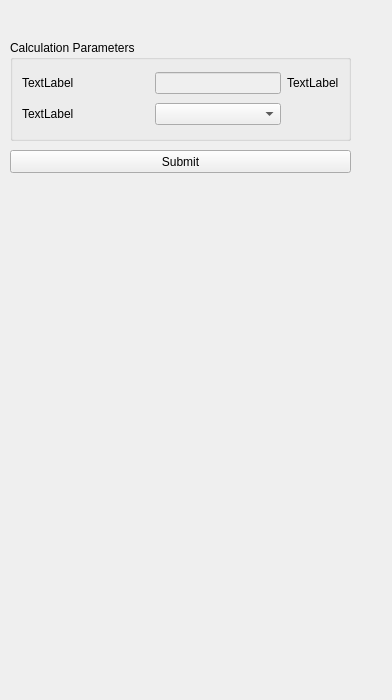
<?xml version="1.0" encoding="UTF-8"?>
<ui version="4.0">
 <class>Form</class>
 <widget class="QWidget" name="Form">
  <property name="enabled">
   <bool>true</bool>
  </property>
  <property name="geometry">
   <rect>
    <x>0</x>
    <y>0</y>
    <width>392</width>
    <height>700</height>
   </rect>
  </property>
  <property name="sizePolicy">
   <sizepolicy hsizetype="Maximum" vsizetype="Maximum">
    <horstretch>0</horstretch>
    <verstretch>0</verstretch>
   </sizepolicy>
  </property>
  <property name="maximumSize">
   <size>
    <width>3200</width>
    <height>5000</height>
   </size>
  </property>
  <property name="windowTitle">
   <string>Form</string>
  </property>
  <widget class="QGroupBox" name="groupBox">
   <property name="geometry">
    <rect>
     <x>10</x>
     <y>40</y>
     <width>341</width>
     <height>101</height>
    </rect>
   </property>
   <property name="sizePolicy">
    <sizepolicy hsizetype="Fixed" vsizetype="Fixed">
     <horstretch>0</horstretch>
     <verstretch>0</verstretch>
    </sizepolicy>
   </property>
   <property name="autoFillBackground">
    <bool>true</bool>
   </property>
   <property name="title">
    <string>Calculation Parameters</string>
   </property>
   <layout class="QHBoxLayout" name="horizontalLayout">
    <item>
     <layout class="QGridLayout" name="gridLayout">
      <item row="0" column="3">
       <widget class="QLabel" name="u1">
        <property name="sizePolicy">
         <sizepolicy hsizetype="Fixed" vsizetype="Preferred">
          <horstretch>0</horstretch>
          <verstretch>0</verstretch>
         </sizepolicy>
        </property>
        <property name="text">
         <string>TextLabel</string>
        </property>
       </widget>
      </item>
      <item row="1" column="2">
       <widget class="QComboBox" name="cb2">
        <property name="sizePolicy">
         <sizepolicy hsizetype="Preferred" vsizetype="Fixed">
          <horstretch>0</horstretch>
          <verstretch>0</verstretch>
         </sizepolicy>
        </property>
       </widget>
      </item>
      <item row="0" column="0">
       <widget class="QLabel" name="l1">
        <property name="sizePolicy">
         <sizepolicy hsizetype="Preferred" vsizetype="Fixed">
          <horstretch>0</horstretch>
          <verstretch>0</verstretch>
         </sizepolicy>
        </property>
        <property name="text">
         <string>TextLabel</string>
        </property>
       </widget>
      </item>
      <item row="0" column="2">
       <widget class="QLineEdit" name="le1">
        <property name="enabled">
         <bool>false</bool>
        </property>
        <property name="sizePolicy">
         <sizepolicy hsizetype="Preferred" vsizetype="Fixed">
          <horstretch>0</horstretch>
          <verstretch>0</verstretch>
         </sizepolicy>
        </property>
       </widget>
      </item>
      <item row="1" column="0">
       <widget class="QLabel" name="l2">
        <property name="text">
         <string>TextLabel</string>
        </property>
       </widget>
      </item>
     </layout>
    </item>
   </layout>
  </widget>
  <widget class="QPushButton" name="btn">
   <property name="geometry">
    <rect>
     <x>10</x>
     <y>150</y>
     <width>341</width>
     <height>23</height>
    </rect>
   </property>
   <property name="sizePolicy">
    <sizepolicy hsizetype="Fixed" vsizetype="Fixed">
     <horstretch>0</horstretch>
     <verstretch>0</verstretch>
    </sizepolicy>
   </property>
   <property name="text">
    <string>Submit</string>
   </property>
  </widget>
 </widget>
 <resources/>
 <connections/>
</ui>
